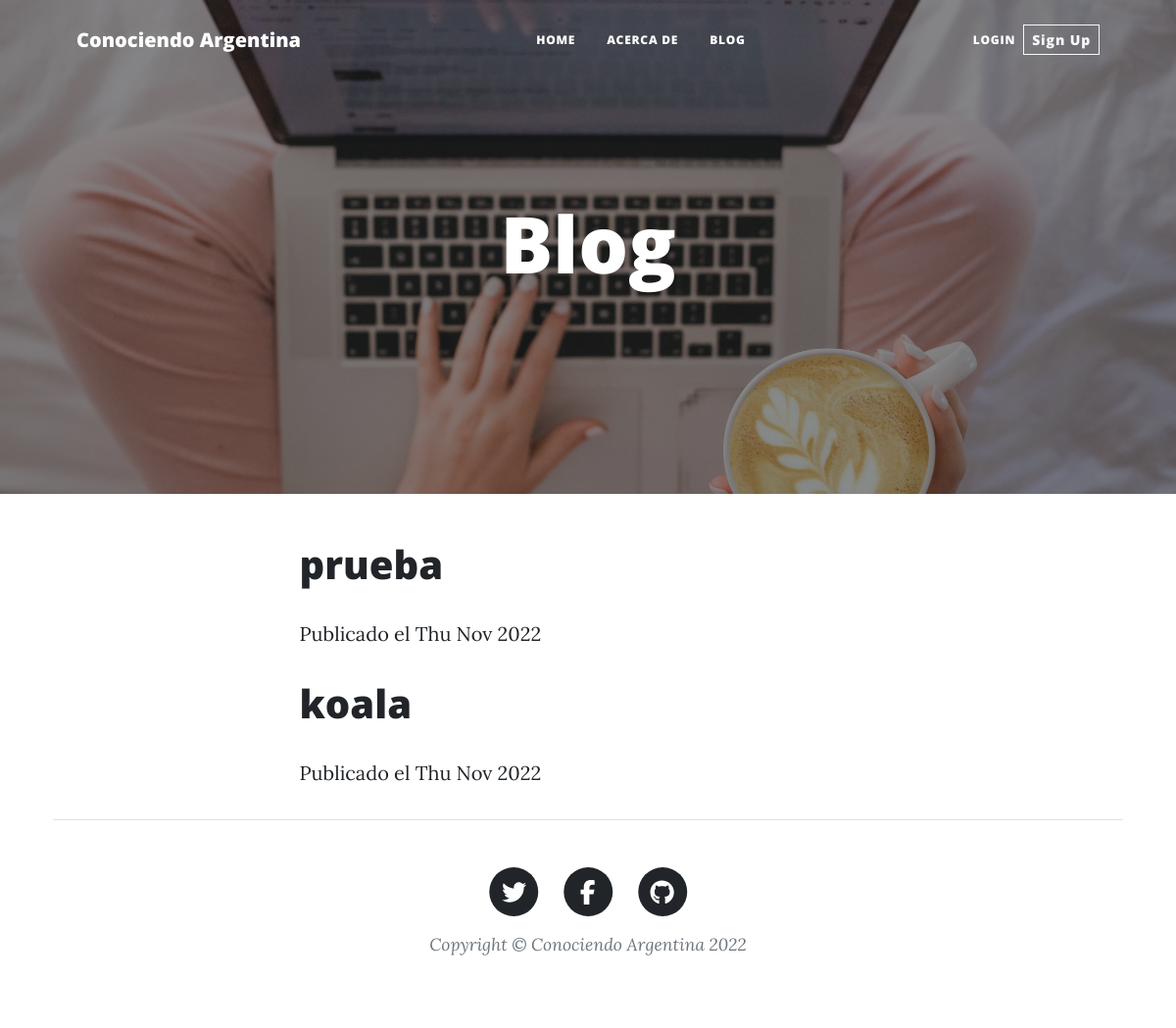
Page /post_list/ on the earlier database version.
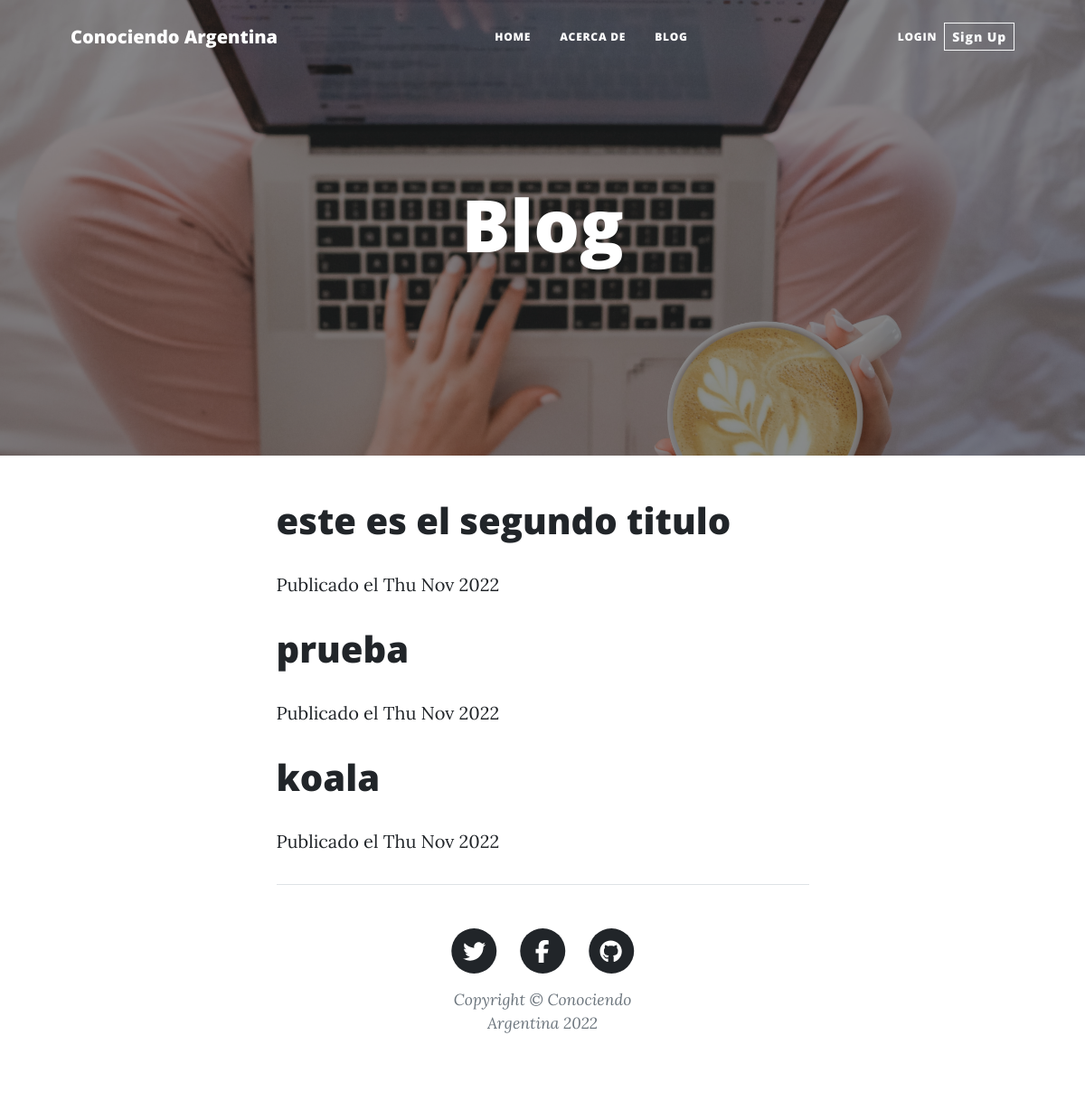
Same page on the later database version.
### blog/models.py (models this page shows, shortened)
class Post(models.Model):
    titulo = models.CharField(max_length=100)
    imagen_portada = models.ImageField(default='default.jpg', upload_to='images/', null=True, blank=True)
    contenido = RichTextField(blank=True, null=True)
    fecha_creacion = models.DateTimeField(default=timezone.now)
    fecha_publicacion = models.DateTimeField(blank=True, null=True)
    autor = models.ForeignKey('auth.User', on_delete=models.CASCADE)
    avatar = models.ImageField(default='default.jpg', upload_to='avatars/', null=True)
    slug = models.CharField

### blog/views.py (the view)
# urls.py: path('post_list/', views.PostListView.as_view(), name='post_list'),
class PostListView(ListView):
    model = Post
    def get_queryset(self):
        return Post.objects.filter(fecha_publicacion__lte=timezone.now()).order_by('-fecha_publicacion')

### templates/blog/post_list.html
{% extends "blog/base.html" %}
{% load static %}
{% block content %}
        <header class="masthead" style="background-image: url({% static 'assets/img/chica_notebook.jpg' %})">
            <div class="container position-relative px-4 px-lg-5">
                <div class="row gx-4 gx-lg-5 justify-content-center">
                    <div class="col-md-10 col-lg-8 col-xl-7">
                        <div class="page-heading">
                            <h1>Blog</h1>
                        </div>
                    </div>
                </div>
            </div>
        </header>
        <main class="mb-4">
            <div class="container px-4 px-lg-5">
                <div class="row gx-4 gx-lg-5 justify-content-center">
                    <div class="col-md-10 col-lg-8 col-xl-7">
                        <div class="centerstage">
                            {% for post in  post_list %}
                                <div class="post">
                                    <h1><a href="{% url 'post_detail' pk=post.pk %}">{{ post.titulo }} {{ post.image }}</a></h1>
                                    <div class="date">
                                    <p>Publicado el {{ post.fecha_publicacion|date:"D M Y" }}</p>
                                </div>
                            {% endfor %}
                        </div>
                    </div>
                </div>
            </div>
{% endblock content %}

Differences in the rows shown:
added Post: titulo "este es el segundo titulo", fecha_publicacion "Thu Nov 2022"
